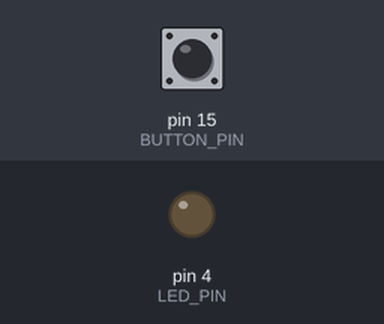
Bench run of a sketch on a simulated Arduino Uno, built with avr-gcc and run on an emulated ATmega328P. Parts: output pins drawn as LEDs (lit = HIGH). The inputs (shaded band) are chosen by the test bench; at power-on: pin 15 (BUTTON_PIN) HIGH.

Above: at 1.2 s.
1.3 s: pin 15 (BUTTON_PIN) pulled LOW for 0.15 s
At 1.7 s:
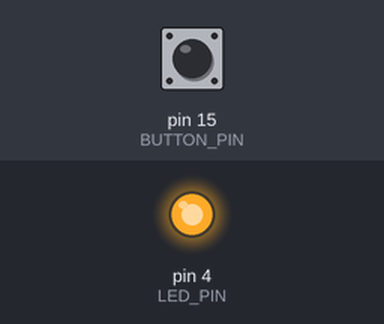
2.9 s: pin 15 (BUTTON_PIN) pulled LOW for 1 s
At 4.1 s:
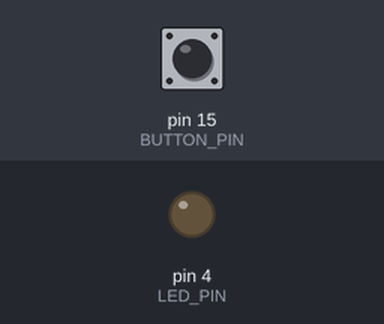
5.4 s: pin 15 (BUTTON_PIN) pulled LOW for 3.2 s
At 6.0 s:
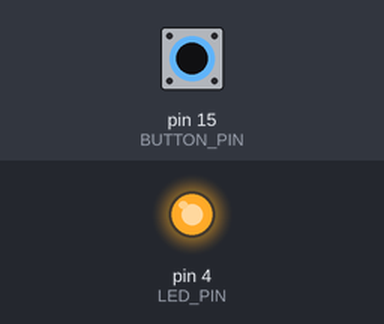
Timing chart, 0 to 8.4 s (numbered marks = the images above; inputs shaded):
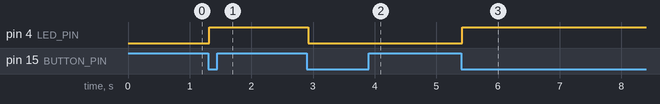

The sketch:

Assignment2.ino
```cpp
/*
  IoT HW01 - Assignment 2
  202334273 Kim Yeseo
*/

#define LED_PIN        4     // GPIO 04 pin connected to the LED
#define BUTTON_PIN     15    // GPIO 15 pin connected to the push button

// Current state of the LED
bool isLedOn = false;

void setup() {
  // Set LED pin as output
  pinMode(LED_PIN, OUTPUT);

  // Set button pin as input with internal pull-up resistor
  pinMode(BUTTON_PIN, INPUT_PULLUP);
}

void loop() {
  // Check if the button is pressed (LOW means pressed)
  if (digitalRead(BUTTON_PIN) == LOW) {
    delay(20);  // Simple debounce delay

    // Check again after delay to confirm the button press
    if (digitalRead(BUTTON_PIN) == LOW) {
      toggleLed(LED_PIN);  // Toggle the LED state
    }

    // Wait until the button is released to avoid multiple toggles
    while (digitalRead(BUTTON_PIN) == LOW);
  }
}

// Function to toggle the LED on or off
void toggleLed(int pin) {
  isLedOn = !isLedOn;
  digitalWrite(pin, isLedOn);
}
```

Measured:
- after the input at 1.3 s, pin 4 (LED_PIN): LOW → HIGH at once
- after the input at 2.9 s, pin 4 (LED_PIN): HIGH → LOW at once
- after the input at 5.4 s, pin 4 (LED_PIN): LOW → HIGH at once
